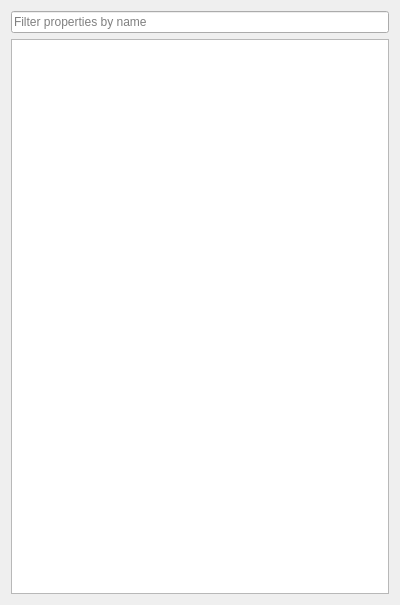
<?xml version="1.0" encoding="UTF-8"?>
<ui version="4.0">
 <class>PropertySetInspector</class>
 <widget class="QWidget" name="PropertySetInspector">
  <property name="geometry">
   <rect>
    <x>0</x>
    <y>0</y>
    <width>400</width>
    <height>605</height>
   </rect>
  </property>
  <property name="windowTitle">
   <string>Property Set Inspector</string>
  </property>
  <layout class="QVBoxLayout" name="verticalLayout">
   <item>
    <widget class="QLineEdit" name="filterBox">
     <property name="placeholderText">
      <string>Filter properties by name</string>
     </property>
    </widget>
   </item>
   <item>
    <widget class="QTreeView" name="view">
     <property name="editTriggers">
      <set>QAbstractItemView::CurrentChanged|QAbstractItemView::DoubleClicked|QAbstractItemView::SelectedClicked</set>
     </property>
     <property name="tabKeyNavigation">
      <bool>true</bool>
     </property>
     <property name="alternatingRowColors">
      <bool>true</bool>
     </property>
     <property name="indentation">
      <number>5</number>
     </property>
     <property name="rootIsDecorated">
      <bool>false</bool>
     </property>
     <property name="itemsExpandable">
      <bool>true</bool>
     </property>
     <property name="sortingEnabled">
      <bool>true</bool>
     </property>
     <property name="animated">
      <bool>false</bool>
     </property>
     <property name="expandsOnDoubleClick">
      <bool>true</bool>
     </property>
    </widget>
   </item>
  </layout>
 </widget>
 <resources/>
 <connections/>
</ui>
